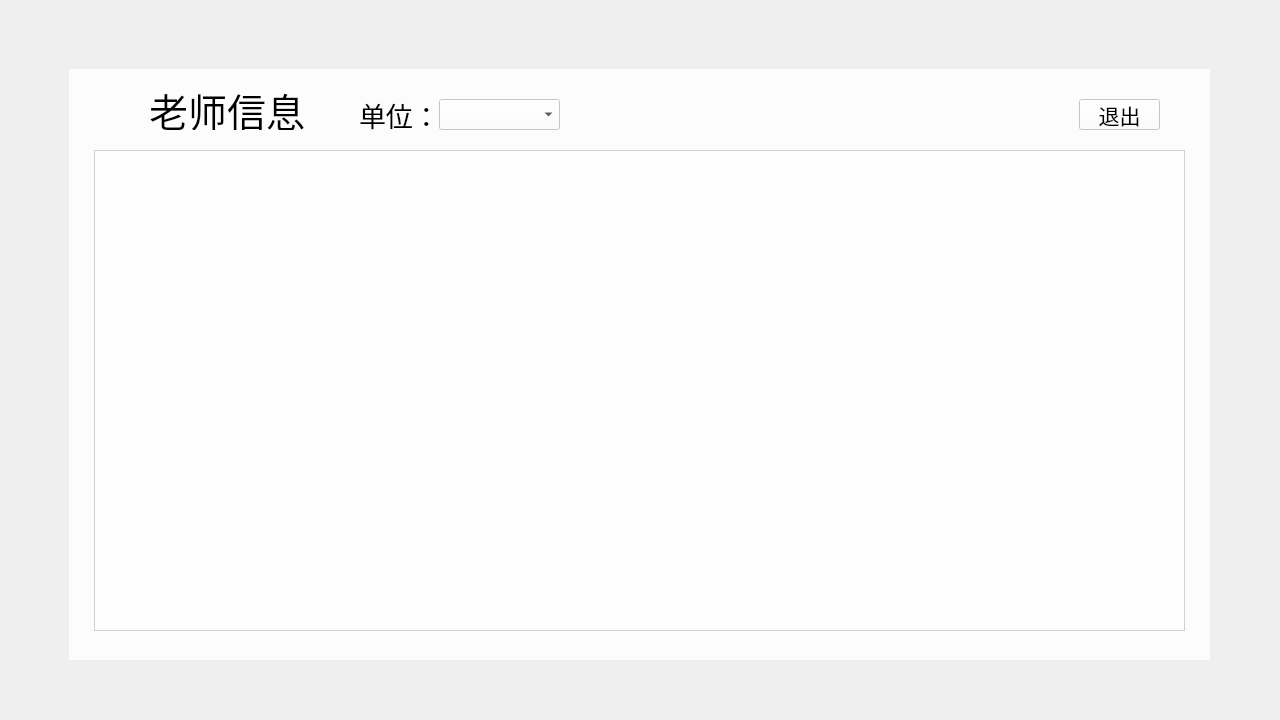
<?xml version="1.0" encoding="UTF-8"?>
<ui version="4.0">
 <class>seetchinfoClass</class>
 <widget class="QWidget" name="seetchinfoClass">
  <property name="geometry">
   <rect>
    <x>0</x>
    <y>0</y>
    <width>1280</width>
    <height>720</height>
   </rect>
  </property>
  <property name="minimumSize">
   <size>
    <width>1280</width>
    <height>720</height>
   </size>
  </property>
  <property name="maximumSize">
   <size>
    <width>1280</width>
    <height>720</height>
   </size>
  </property>
  <property name="windowTitle">
   <string>查看教师信息</string>
  </property>
  <property name="windowIcon">
   <iconset>
    <normaloff>image/学院logo（jiangsu university jingjiang college）.png</normaloff>image/学院logo（jiangsu university jingjiang college）.png</iconset>
  </property>
  <widget class="QWidget" name="widget" native="true">
   <property name="geometry">
    <rect>
     <x>69</x>
     <y>69</y>
     <width>1141</width>
     <height>591</height>
    </rect>
   </property>
   <property name="styleSheet">
    <string notr="true">background-color: rgba(255, 255, 255, 200);</string>
   </property>
   <widget class="QListWidget" name="listWidget">
    <property name="geometry">
     <rect>
      <x>25</x>
      <y>81</y>
      <width>1091</width>
      <height>481</height>
     </rect>
    </property>
   </widget>
   <widget class="QLabel" name="label_2">
    <property name="geometry">
     <rect>
      <x>80</x>
      <y>20</y>
      <width>171</width>
      <height>41</height>
     </rect>
    </property>
    <property name="font">
     <font>
      <family>华文彩云</family>
      <pointsize>29</pointsize>
     </font>
    </property>
    <property name="styleSheet">
     <string notr="true">background-color: rgba(255, 255, 255, 0);</string>
    </property>
    <property name="text">
     <string>老师信息</string>
    </property>
   </widget>
   <widget class="QComboBox" name="btn_class">
    <property name="geometry">
     <rect>
      <x>370</x>
      <y>30</y>
      <width>121</width>
      <height>31</height>
     </rect>
    </property>
   </widget>
   <widget class="QLabel" name="label_3">
    <property name="geometry">
     <rect>
      <x>290</x>
      <y>30</y>
      <width>71</width>
      <height>31</height>
     </rect>
    </property>
    <property name="font">
     <font>
      <family>楷体</family>
      <pointsize>20</pointsize>
     </font>
    </property>
    <property name="styleSheet">
     <string notr="true">background-color: rgba(255, 255, 255, 0);</string>
    </property>
    <property name="text">
     <string>单位：</string>
    </property>
   </widget>
   <widget class="QPushButton" name="btn_exit">
    <property name="geometry">
     <rect>
      <x>1010</x>
      <y>30</y>
      <width>81</width>
      <height>31</height>
     </rect>
    </property>
    <property name="font">
     <font>
      <family>楷体</family>
      <pointsize>16</pointsize>
     </font>
    </property>
    <property name="text">
     <string>退出</string>
    </property>
   </widget>
  </widget>
  <widget class="QLabel" name="label">
   <property name="geometry">
    <rect>
     <x>0</x>
     <y>0</y>
     <width>1280</width>
     <height>720</height>
    </rect>
   </property>
   <property name="text">
    <string/>
   </property>
   <property name="pixmap">
    <pixmap>image/雪山.png</pixmap>
   </property>
   <property name="scaledContents">
    <bool>true</bool>
   </property>
  </widget>
  <zorder>label</zorder>
  <zorder>widget</zorder>
 </widget>
 <layoutdefault spacing="6" margin="11"/>
 <resources/>
 <connections/>
</ui>
